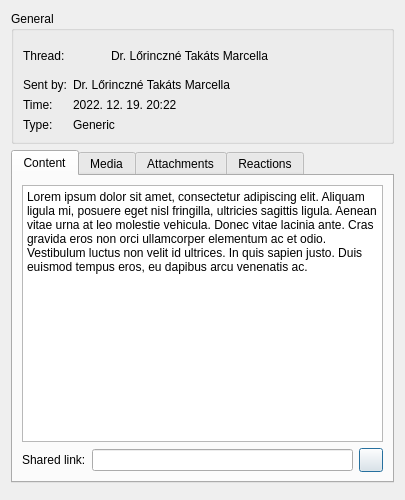
<?xml version="1.0" encoding="UTF-8"?>
<ui version="4.0">
 <class>MessageInformationDialog</class>
 <widget class="QDialog" name="MessageInformationDialog">
  <property name="geometry">
   <rect>
    <x>0</x>
    <y>0</y>
    <width>405</width>
    <height>500</height>
   </rect>
  </property>
  <property name="windowTitle">
   <string notr="true">Dialog</string>
  </property>
  <layout class="QVBoxLayout" name="verticalLayout">
   <item>
    <widget class="QGroupBox" name="groupBox">
     <property name="sizePolicy">
      <sizepolicy hsizetype="Preferred" vsizetype="Maximum">
       <horstretch>0</horstretch>
       <verstretch>0</verstretch>
      </sizepolicy>
     </property>
     <property name="title">
      <string>General</string>
     </property>
     <layout class="QGridLayout" name="gridLayout" columnstretch="0,1">
      <item row="3" column="1">
       <widget class="QLabel" name="typeLabel">
        <property name="text">
         <string>Generic</string>
        </property>
       </widget>
      </item>
      <item row="2" column="0">
       <widget class="QLabel" name="label_3">
        <property name="text">
         <string>Time:</string>
        </property>
       </widget>
      </item>
      <item row="0" column="0">
       <widget class="QLabel" name="label">
        <property name="text">
         <string>Thread:</string>
        </property>
       </widget>
      </item>
      <item row="3" column="0">
       <widget class="QLabel" name="label_4">
        <property name="text">
         <string>Type:</string>
        </property>
       </widget>
      </item>
      <item row="2" column="1">
       <widget class="QLabel" name="timestampLabel">
        <property name="text">
         <string>2022. 12. 19. 20:22</string>
        </property>
       </widget>
      </item>
      <item row="0" column="1">
       <widget class="QWidget" name="widget" native="true">
        <layout class="QHBoxLayout" name="horizontalLayout">
         <property name="leftMargin">
          <number>0</number>
         </property>
         <property name="topMargin">
          <number>0</number>
         </property>
         <property name="rightMargin">
          <number>0</number>
         </property>
         <property name="bottomMargin">
          <number>0</number>
         </property>
         <item>
          <widget class="QLabel" name="threadIcon">
           <property name="minimumSize">
            <size>
             <width>32</width>
             <height>32</height>
            </size>
           </property>
           <property name="maximumSize">
            <size>
             <width>32</width>
             <height>32</height>
            </size>
           </property>
           <property name="text">
            <string notr="true"/>
           </property>
           <property name="pixmap">
            <pixmap resource="../../../resources.qrc">:/resources/images/default-avatar.jpg</pixmap>
           </property>
           <property name="scaledContents">
            <bool>true</bool>
           </property>
           <property name="alignment">
            <set>Qt::AlignCenter</set>
           </property>
          </widget>
         </item>
         <item>
          <widget class="QLabel" name="threadNameLabel">
           <property name="text">
            <string>Dr. Lőrinczné Takáts Marcella</string>
           </property>
          </widget>
         </item>
        </layout>
       </widget>
      </item>
      <item row="1" column="0">
       <widget class="QLabel" name="label_2">
        <property name="text">
         <string>Sent by:</string>
        </property>
       </widget>
      </item>
      <item row="1" column="1">
       <widget class="QLabel" name="sentByLabel">
        <property name="text">
         <string>Dr. Lőrinczné Takáts Marcella</string>
        </property>
       </widget>
      </item>
     </layout>
    </widget>
   </item>
   <item>
    <widget class="QTabWidget" name="tabWidget">
     <property name="currentIndex">
      <number>0</number>
     </property>
     <widget class="QWidget" name="contentTab">
      <attribute name="icon">
       <iconset resource="../../../resources.qrc">
        <normaloff>:/resources/icon/silk/text_ab.png</normaloff>:/resources/icon/silk/text_ab.png</iconset>
      </attribute>
      <attribute name="title">
       <string>Content</string>
      </attribute>
      <layout class="QVBoxLayout" name="verticalLayout_5">
       <item>
        <widget class="QTextEdit" name="contentTextEdit">
         <property name="documentTitle">
          <string notr="true"/>
         </property>
         <property name="undoRedoEnabled">
          <bool>false</bool>
         </property>
         <property name="readOnly">
          <bool>true</bool>
         </property>
         <property name="markdown">
          <string notr="true">Lorem ipsum dolor sit amet, consectetur adipiscing elit. Aliquam ligula mi,
posuere eget nisl fringilla, ultricies sagittis ligula. Aenean vitae urna at
leo molestie vehicula. Donec vitae lacinia ante. Cras gravida eros non orci
ullamcorper elementum ac et odio. Vestibulum luctus non velit id ultrices. In
quis sapien justo. Duis euismod tempus eros, eu dapibus arcu venenatis ac.

</string>
         </property>
         <property name="html">
          <string notr="true">&lt;!DOCTYPE HTML PUBLIC &quot;-//W3C//DTD HTML 4.0//EN&quot; &quot;http://www.w3.org/TR/REC-html40/strict.dtd&quot;&gt;
&lt;html&gt;&lt;head&gt;&lt;meta name=&quot;qrichtext&quot; content=&quot;1&quot; /&gt;&lt;meta charset=&quot;utf-8&quot; /&gt;&lt;style type=&quot;text/css&quot;&gt;
p, li { white-space: pre-wrap; }
hr { height: 1px; border-width: 0; }
li.unchecked::marker { content: &quot;\2610&quot;; }
li.checked::marker { content: &quot;\2612&quot;; }
&lt;/style&gt;&lt;/head&gt;&lt;body style=&quot; font-family:'Segoe UI'; font-size:9pt; font-weight:400; font-style:normal;&quot;&gt;
&lt;p style=&quot; margin-top:6px; margin-bottom:6px; margin-left:0px; margin-right:0px; -qt-block-indent:0; text-indent:0px;&quot;&gt;Lorem ipsum dolor sit amet, consectetur adipiscing elit. Aliquam ligula mi, posuere eget nisl fringilla, ultricies sagittis ligula. Aenean vitae urna at leo molestie vehicula. Donec vitae lacinia ante. Cras gravida eros non orci ullamcorper elementum ac et odio. Vestibulum luctus non velit id ultrices. In quis sapien justo. Duis euismod tempus eros, eu dapibus arcu venenatis ac.&lt;/p&gt;&lt;/body&gt;&lt;/html&gt;</string>
         </property>
         <property name="acceptRichText">
          <bool>false</bool>
         </property>
        </widget>
       </item>
       <item>
        <widget class="QWidget" name="sharedLinkContainer" native="true">
         <layout class="QHBoxLayout" name="horizontalLayout_2">
          <property name="leftMargin">
           <number>0</number>
          </property>
          <property name="topMargin">
           <number>0</number>
          </property>
          <property name="rightMargin">
           <number>0</number>
          </property>
          <property name="bottomMargin">
           <number>0</number>
          </property>
          <item>
           <widget class="QLabel" name="label_5">
            <property name="text">
             <string>Shared link:</string>
            </property>
           </widget>
          </item>
          <item>
           <widget class="QLineEdit" name="sharedLinkLineEdit">
            <property name="inputMask">
             <string notr="true"/>
            </property>
            <property name="text">
             <string notr="true"/>
            </property>
            <property name="readOnly">
             <bool>true</bool>
            </property>
           </widget>
          </item>
          <item>
           <widget class="QPushButton" name="openSharedLinkButton">
            <property name="minimumSize">
             <size>
              <width>24</width>
              <height>24</height>
             </size>
            </property>
            <property name="maximumSize">
             <size>
              <width>24</width>
              <height>24</height>
             </size>
            </property>
            <property name="text">
             <string notr="true"/>
            </property>
            <property name="icon">
             <iconset resource="../../../resources.qrc">
              <normaloff>:/resources/icon/silk/world_go.png</normaloff>:/resources/icon/silk/world_go.png</iconset>
            </property>
           </widget>
          </item>
         </layout>
        </widget>
       </item>
      </layout>
     </widget>
     <widget class="QWidget" name="galleryTab">
      <attribute name="icon">
       <iconset resource="../../../resources.qrc">
        <normaloff>:/resources/icon/silk/pictures.png</normaloff>:/resources/icon/silk/pictures.png</iconset>
      </attribute>
      <attribute name="title">
       <string>Media</string>
      </attribute>
      <layout class="QVBoxLayout" name="verticalLayout_2">
       <item>
        <widget class="GalleryWidget" name="galleryWidget" native="true"/>
       </item>
      </layout>
     </widget>
     <widget class="QWidget" name="attachmentsTab">
      <attribute name="icon">
       <iconset resource="../../../resources.qrc">
        <normaloff>:/resources/icon/silk/page_white_copy.png</normaloff>:/resources/icon/silk/page_white_copy.png</iconset>
      </attribute>
      <attribute name="title">
       <string>Attachments</string>
      </attribute>
      <layout class="QVBoxLayout" name="verticalLayout_6">
       <item>
        <widget class="QListWidget" name="attachmentsListWidget">
         <property name="editTriggers">
          <set>QAbstractItemView::NoEditTriggers</set>
         </property>
         <property name="showDropIndicator" stdset="0">
          <bool>false</bool>
         </property>
         <property name="iconSize">
          <size>
           <width>16</width>
           <height>16</height>
          </size>
         </property>
         <property name="textElideMode">
          <enum>Qt::ElideNone</enum>
         </property>
         <property name="verticalScrollMode">
          <enum>QAbstractItemView::ScrollPerPixel</enum>
         </property>
         <property name="horizontalScrollMode">
          <enum>QAbstractItemView::ScrollPerPixel</enum>
         </property>
         <property name="resizeMode">
          <enum>QListView::Adjust</enum>
         </property>
        </widget>
       </item>
       <item>
        <widget class="QWidget" name="widget_3" native="true">
         <layout class="QHBoxLayout" name="horizontalLayout_3">
          <property name="leftMargin">
           <number>0</number>
          </property>
          <property name="topMargin">
           <number>0</number>
          </property>
          <property name="rightMargin">
           <number>0</number>
          </property>
          <property name="bottomMargin">
           <number>0</number>
          </property>
          <item>
           <spacer name="horizontalSpacer">
            <property name="orientation">
             <enum>Qt::Horizontal</enum>
            </property>
            <property name="sizeHint" stdset="0">
             <size>
              <width>40</width>
              <height>20</height>
             </size>
            </property>
           </spacer>
          </item>
          <item>
           <widget class="QPushButton" name="openFileButton">
            <property name="minimumSize">
             <size>
              <width>24</width>
              <height>24</height>
             </size>
            </property>
            <property name="maximumSize">
             <size>
              <width>24</width>
              <height>24</height>
             </size>
            </property>
            <property name="text">
             <string notr="true"/>
            </property>
            <property name="icon">
             <iconset resource="../../../resources.qrc">
              <normaloff>:/resources/icon/silk/application_go.png</normaloff>:/resources/icon/silk/application_go.png</iconset>
            </property>
           </widget>
          </item>
          <item>
           <widget class="QPushButton" name="saveFileButton">
            <property name="minimumSize">
             <size>
              <width>24</width>
              <height>24</height>
             </size>
            </property>
            <property name="maximumSize">
             <size>
              <width>24</width>
              <height>24</height>
             </size>
            </property>
            <property name="text">
             <string notr="true"/>
            </property>
            <property name="icon">
             <iconset resource="../../../resources.qrc">
              <normaloff>:/resources/icon/silk/disk_download.png</normaloff>:/resources/icon/silk/disk_download.png</iconset>
            </property>
           </widget>
          </item>
         </layout>
        </widget>
       </item>
      </layout>
     </widget>
     <widget class="QWidget" name="reactionsTab">
      <attribute name="icon">
       <iconset resource="../../../resources.qrc">
        <normaloff>:/resources/icon/silk/thumb_up.png</normaloff>:/resources/icon/silk/thumb_up.png</iconset>
      </attribute>
      <attribute name="title">
       <string>Reactions</string>
      </attribute>
      <layout class="QVBoxLayout" name="verticalLayout_7">
       <item>
        <widget class="QListWidget" name="reactionsListWidget"/>
       </item>
      </layout>
     </widget>
    </widget>
   </item>
   <item>
    <widget class="QWidget" name="widget_2" native="true">
     <layout class="QGridLayout" name="gridLayout_2" rowstretch="0" columnstretch="0">
      <property name="leftMargin">
       <number>0</number>
      </property>
      <property name="topMargin">
       <number>0</number>
      </property>
      <property name="rightMargin">
       <number>0</number>
      </property>
      <property name="bottomMargin">
       <number>0</number>
      </property>
     </layout>
    </widget>
   </item>
  </layout>
 </widget>
 <customwidgets>
  <customwidget>
   <class>GalleryWidget</class>
   <extends>QWidget</extends>
   <header>include/view/gallery/gallerywidget.h</header>
   <container>1</container>
  </customwidget>
 </customwidgets>
 <resources>
  <include location="../../../resources.qrc"/>
 </resources>
 <connections/>
</ui>
